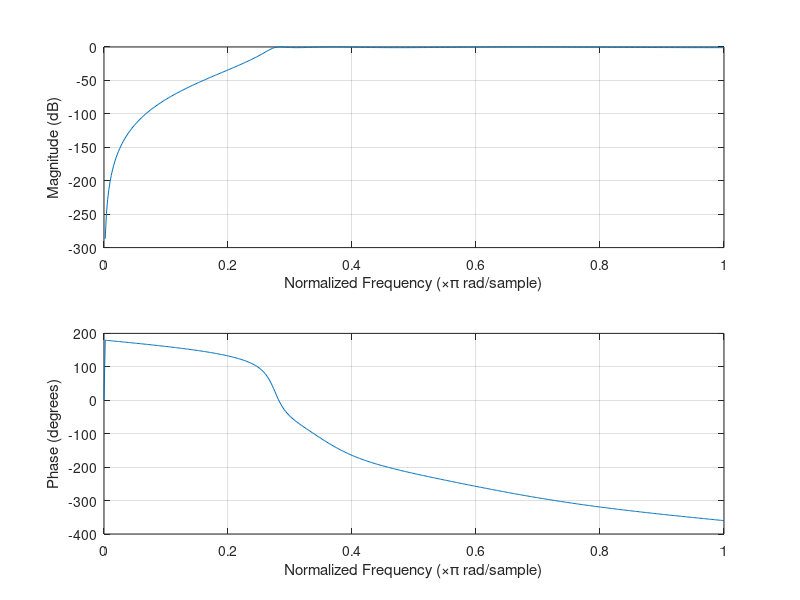
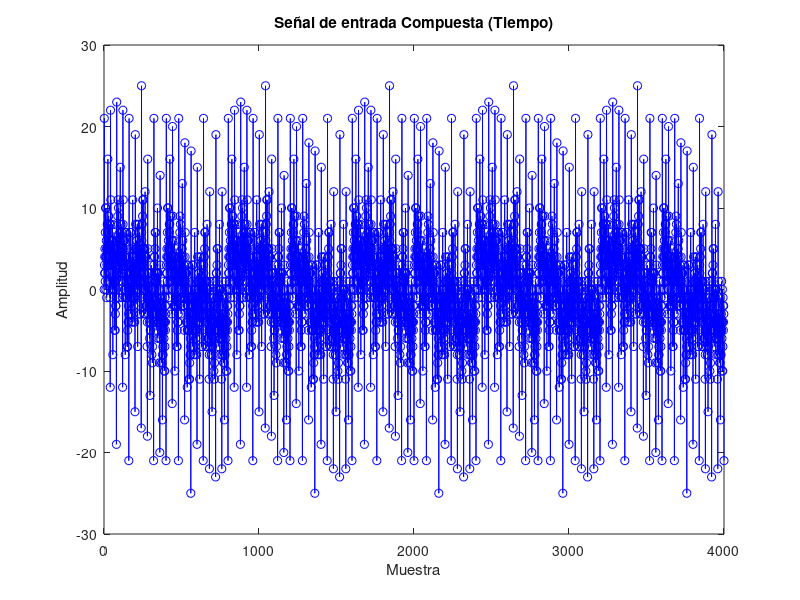
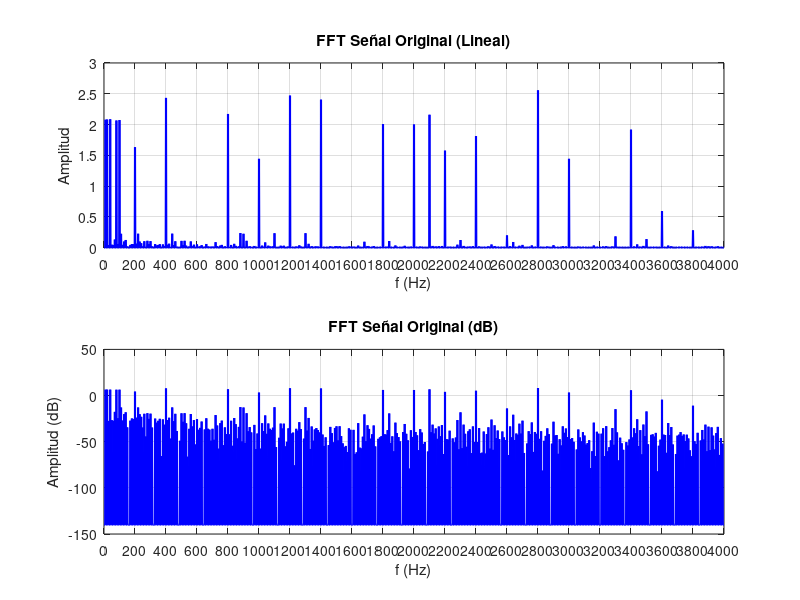
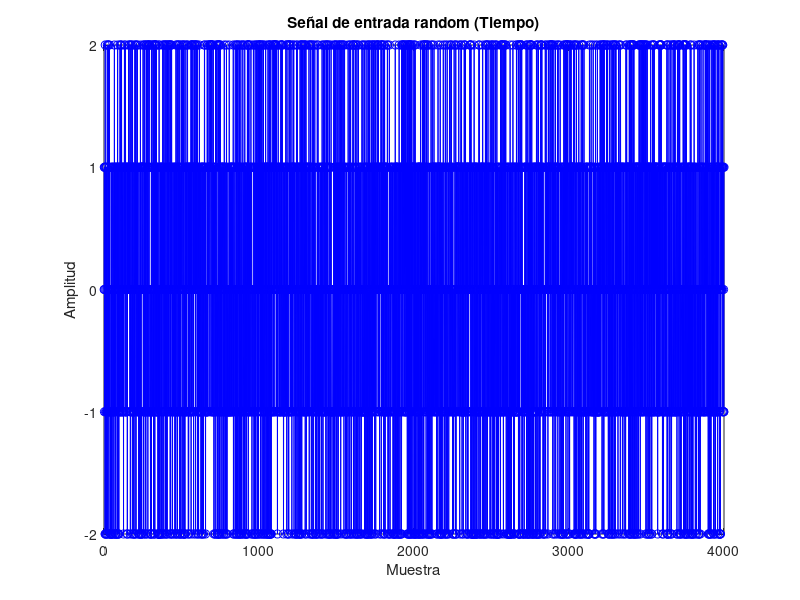

These charts were generated, in order, by the following MATLAB code:
%filtro IIR pasa bajo (butterworth)
pkg load signal
clear all; close all; clc;


fs = 8000;
fc = 1100; % Frecuencia para cuando hay una sola Fc
%fc1 = 300;
%fc2 = 500;
order = 6;
fmax = fs/2;
[b, a] = cheby1(order,1,fc/fmax, 'high');
freqz (b, a);

% --- Generar archivo de cabecera con los coeficientes (filter.h) ---
file_name = 'filter_IIR.h';
const_name = 'N_iir'
fid = fopen(file_name, 'w');

fprintf(fid, '#define %s %d\n\n', const_name, length(a));
fprintf(fid, 'float a[%s] = {\n    ', const_name);
fprintf(fid, '%f, ', a(1:end-1));
fprintf(fid, '%f\n', a(end));
fprintf(fid, '};\n');

fprintf(fid, 'float b[%s] = {\n    ', const_name);
fprintf(fid, '%f, ', b(1:end-1));
fprintf(fid, '%f\n', b(end));
fprintf(fid, '};\n');
fclose(fid);

% Generar Seniales de entrada
sample_number = 4000;
n = 0:(sample_number-1); % Vector de índices de tiempo

% 1. Señal sinusoidal simple (1000 Hz)
signal_1kHz = round(2 * sin(2*pi*n*1000/fs));

% 2. Señal compuesta por múltiples frecuencias
freq_range = [10, 20, 40, 80, 100, 200, 400, 800, 1000, 1200, 1400, 1800, 2000, 2100, 2200, 2400, 2800, 3000, 3400];
comp_signal = zeros(1, sample_number);

for j = 1:length(freq_range)
    comp_signal = comp_signal + round(2 * sin(2*pi*n*freq_range(j)/fs));
end

figure(2);
plot(comp_signal, 'o-b');
title('Señal de entrada Compuesta (Tiempo)');
xlabel('Muestra'); ylabel('Amplitud');


% Se nial aleatoria (Ruido)
random_signal = round(2 * (1 - 2*rand(1, sample_number)));
figure(6);
plot(random_signal, 'o-b');
title('Señal de entrada random (Tiempo)');
xlabel('Muestra'); ylabel('Amplitud');



% --- Generar archivo de cabecera de la señal de entrada (signal.h) ---
senal_trabajo = comp_signal;

file_name = 'signal_IIR.h';
const_name = 'LINE_ELEMENTS';
fid = fopen(file_name, 'w');

fprintf(fid, '#define %s %d\n\n', const_name, length(senal_trabajo));
fprintf(fid, 'short signal[%s] = {\n    ', const_name);
fprintf(fid, '%d, ', senal_trabajo(1:end-1));
fprintf(fid, '%d\n', senal_trabajo(end));
fprintf(fid, '};\n');
fclose(fid);



%%%%%%%%%%%%%%%%%%%%%%%%%%%%%%%%%%%%%%%%%%%%%%%%%%%%%%%%%%%%%%%%%%%%%%%%%%
%  ANÁLISIS FFT DIRECTO (SEÑAL ORIGINAL)
%%%%%%%%%%%%%%%%%%%%%%%%%%%%%%%%%%%%%%%%%%%%%%%%%%%%%%%%%%%%%%%%%%%%%%%%%%
disp('Calculando FFT de la señal original...');

X_in = senal_trabajo(:)'; % Forzamos vector fila
L_in = length(X_in);
Y_in = fft(X_in);

P2_in = abs(Y_in/L_in);
P1_in = P2_in(1:floor(L_in/2)+1);
P1_in(2:end-1) = 2*P1_in(2:end-1);
f_in = fs*(0:floor(L_in/2))/L_in;

figure(3); % Nueva ventana para FFT original
subplot(2,1,1);
plot(f_in, P1_in, 'LineWidth', 1.5, 'color', 'b');
title('FFT Señal Original (Lineal)');
xlabel('f (Hz)'); ylabel('Amplitud');
set(gca, 'xtick', 0:200:fs/2);
grid on;

P1_in(P1_in < 1e-7) = 1e-7; % Evitar log(0)
subplot(2,1,2);
plot(f_in, 20*log10(P1_in), 'LineWidth', 1.5, 'color', 'b');
title('FFT Señal Original (dB)');
xlabel('f (Hz)'); ylabel('Amplitud (dB)');
set(gca, 'xtick', 0:200:fs/2);
grid on;
drawnow;


%%%%%%%%%%%%%%%%%%%%%%%%%%%%%%%%%%%%%%%%%%%%%%%%%%%%%%%%%%%%%%%%%%%%%%%%%%
%  CARGA DE ARCHIVO DE SALIDA Y FFT (SEÑAL FILTRADA)
%%%%%%%%%%%%%%%%%%%%%%%%%%%%%%%%%%%%%%%%%%%%%%%%%%%%%%%%%%%%%%%%%%%%%%%%%%
file_name = 'iir_out.txt';

if exist(file_name, 'file')
    disp('Leyendo archivo de salida y calculando FFT del filtro...');
    [a, iir_out] = textread(file_name, "%f %f", "headerlines", 1);

    figure(4);
    plot(iir_out, 'color', 'r');
    title('Salida del Filtro (IIR OUT en Tiempo)');
    xlabel('Muestra'); ylabel('Amplitud');
    grid on;
    drawnow;

    % --- FFT DE LA SALIDA ---
    X_out = iir_out(:)'; % Forzamos vector fila
    L_out = length(X_out);
    Y_out = fft(X_out);

    P2_out = abs(Y_out/L_out);
    P1_out = P2_out(1:floor(L_out/2)+1);
    P1_out(2:end-1) = 2*P1_out(2:end-1);
    f_out = fs*(0:floor(L_out/2))/L_out;

    figure(5); % Nueva ventana para FFT filtrada
    subplot(2,1,1);
    plot(f_out, P1_out, 'LineWidth', 1.5, 'color', 'r');
    title('FFT Salida Filtrada (Lineal)');
    xlabel('f (Hz)'); ylabel('Amplitud');
    set(gca, 'xtick', 0:200:fs/2);
    grid on;

    P1_out(P1_out < 1e-7) = 1e-7; % Evitar log(0)
    subplot(2,1,2);
    plot(f_out, 20*log10(P1_out), 'LineWidth', 1.5, 'color', 'r');
    title('FFT Salida Filtrada (dB)');
    xlabel('f (Hz)'); ylabel('Amplitud (dB)');
    set(gca, 'xtick', 0:200:fs/2);
    grid on;
    drawnow;
else
    disp('Nota: iir_out.txt no encontrado. Ejecuta tu firmware C primero para generarlo.');
end

disp('Script finalizado. Presiona ENTER en la consola para cerrar todo...');
pause;
